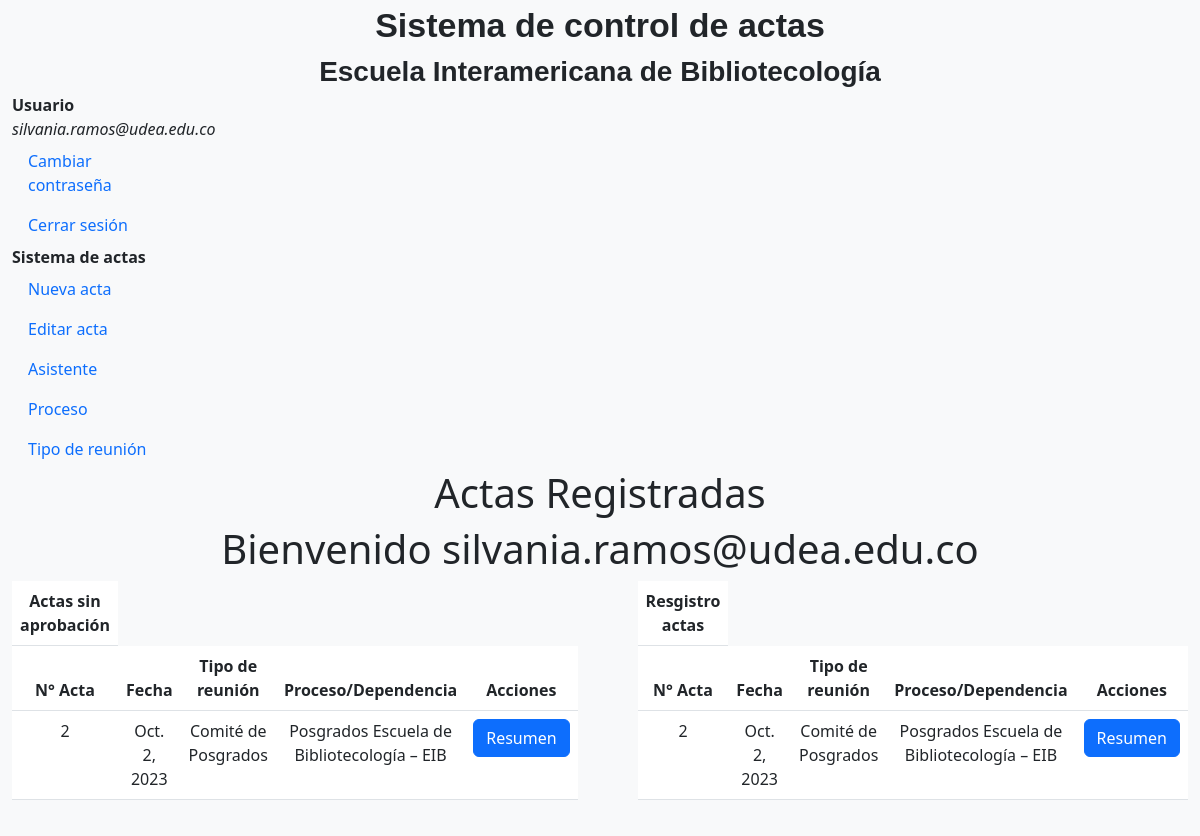
The page /app_visualizacion/index.html (signed in) on the database as committed earlier.
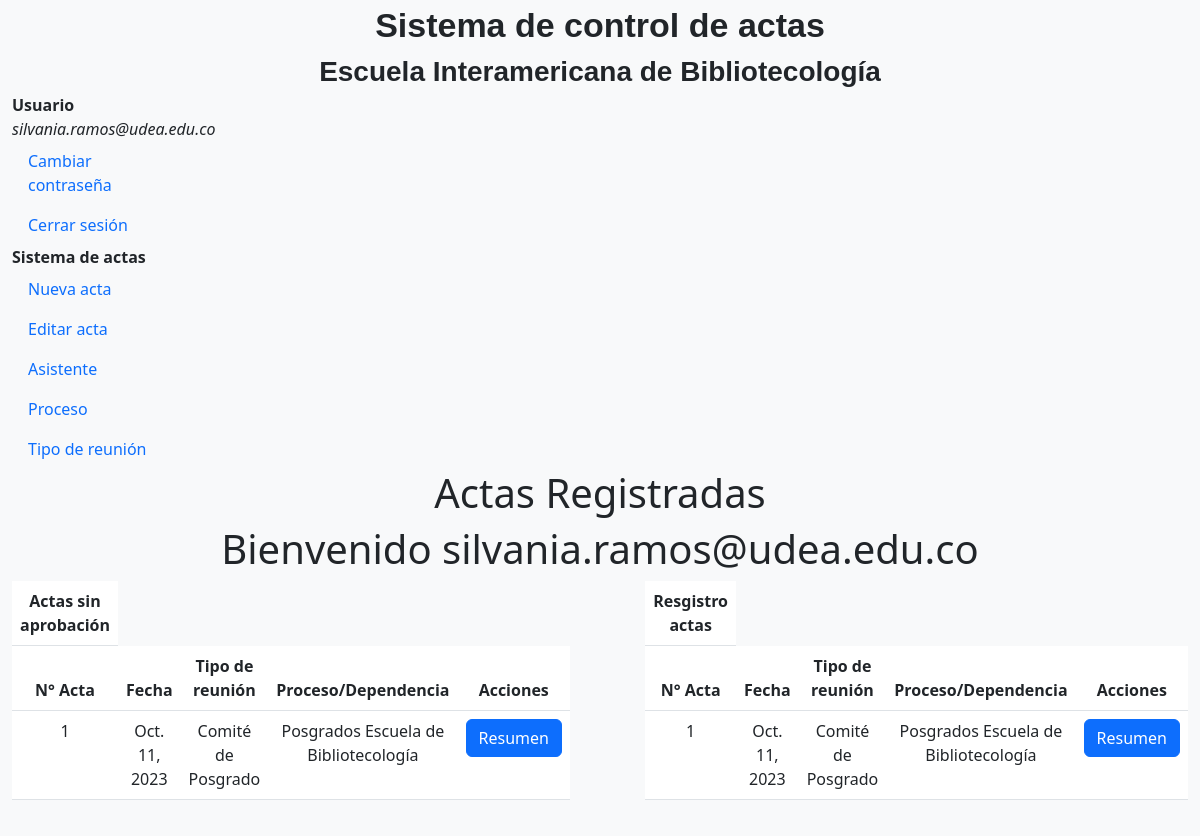
The same page on the database as committed later.
### app_registro/models.py (models this page shows, shortened)
class Confirmation(models.Model):
    user_id = models.ForeignKey(User,on_delete =models.CASCADE,verbose_name="Usuario")
    act_id = models.ForeignKey(Act,on_delete =models.CASCADE)
    asset = models.BooleanField(null=True, default=None)
    job_position = models.ForeignKey(Job, on_delete=models.SET_NULL, blank=True, null=True)
    process = models.ForeignKey(Process,on_delete =models.CASCADE,null=True, default=None)
    approved = models.BooleanField(null=True, default=False)

class Act(models.Model):
    pub_date = models.DateField()
    process_text = models.ForeignKey(Dependece,on_delete =models.CASCADE,default=None)
    type_meet = models.ForeignKey(Typemeet,on_delete =models.CASCADE,default=None)
    hour = models.TimeField(null=True,editable=True)
    next_meet = models.DateField(null=True,editable=True)
    next_hour = models.TimeField(null=True,editable=True )
    place = models.CharField(max_length=200, editable=True)
    next_place = models.CharField(max_length=200,null=True,editable=True)
    ident = models.IntegerField(null=True, default=None)
    send = models.BooleanField(null=True, default=None)

class Typemeet(models.Model):
    name = models.CharField(max_length=200)

class Dependece(models.Model):
    cod = models.CharField(max_length=200,null=True)
    name = models.CharField(max_length=200,null=True)

### app_visualizacion/views.py (the view)
# urls.py: path('index.html', views.index, name='index'),
@login_required
def index(request):
    username = request.user
    user = User.objects.get(mail=username)
    Confirmation_user = Confirmation.objects.filter(user_id = user)
    Confirmation_unapproved = Confirmation.objects.filter(Q(user_id = user) & Q(approved=False))
    return render(request, 'app_visualizacion/index.html',{'username': username, 'Confirmation_user':Confirmation_user,'Confirmation_unapproved':Confirmation_unapproved})

### Templates/app_visualizacion/index.html (shortened to what this page needs)
{% extends 'base.html' %}
{% block content %}
<div class="text-center">
<h1>Actas Registradas</h1>
<h1>Bienvenido {{ username.username }}</h1>
</div>
<div class="table-container">
<table class="table text-center">
  <thead>
    <th>Actas sin aprobación</th>
    <tr>
      <th>N° Acta</th>
      <th>Fecha</th>
      <th>Tipo de reunión</th>
      <th>Proceso/Dependencia</th>
      <th>Acciones</th>
    </tr>
  </thead>
  <tbody>
    {% for confirmacion in Confirmation_unapproved %}
      <tr>
        <td>{{ confirmacion.act_id.ident }}</td>
        <td>{{ confirmacion.act_id.pub_date }}</td>
        <td>{{ confirmacion.act_id.type_meet.name }}</td>
        <td>{{ confirmacion.act_id.process_text.name }}</td>
        <td><a href="{% url 'resumen1' confirmacion.act_id.id %}" class="btn btn-primary">Resumen</a></td>
      </tr>
    {% empty %}
      <tr>
        <td colspan="5">No se encontraron actas.</td>
      </tr>
    {% endfor %}
  </tbody>
</table>
<table class="table text-center">
  <thead>
    <th>Resgistro actas</th>
    <tr>
      <th>N° Acta</th>
      <th>Fecha</th>
      <th>Tipo de reunión</th>
      <th>Proceso/Dependencia</th>
      <th>Acciones</th>
    </tr>
  </thead>
  <tbody>
    {% for confirmacion in Confirmation_user %}
      <tr>
        <td>{{ confirmacion.act_id.ident }}</td>
        <td>{{ confirmacion.act_id.pub_date }}</td>
        <td>{{ confirmacion.act_id.type_meet.name }}</td>
        <td>{{ confirmacion.act_id.process_text.name }}</td>
        <td><a href="{% url 'resumen1' confirmacion.act_id.id %}" class="btn btn-primary">Resumen</a></td>
      </tr>
    {% empty %}
      <tr>
        <td colspan="5">No se encontraron actas.</td>
      </tr>
    {% endfor %}
  </tbody>
</table>
</div>
{% endblock %}

Rows that differ between the two databases and show on the page:
removed Confirmation: act_id.ident "2", act_id.pub_date "Oct. 2, 2023", act_id.type_meet.name "Comité de Posgrados", act_id.process_text.name "Posgrados Escuela de Bibliotecología – EIB"
added Confirmation: act_id.ident "1", act_id.pub_date "Oct. 11, 2023", act_id.type_meet.name "Comité de Posgrado", act_id.process_text.name "Posgrados Escuela de Bibliotecología"
